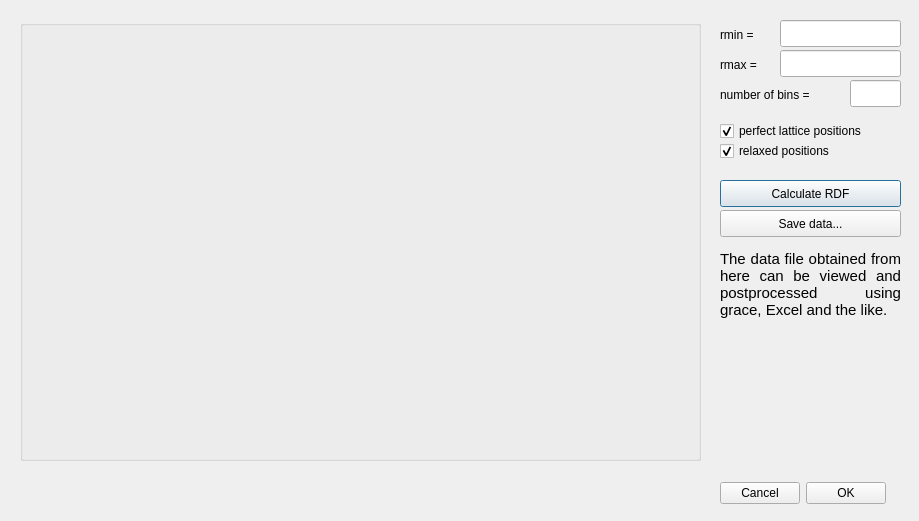
<?xml version="1.0" encoding="UTF-8"?>
<ui version="4.0">
 <class>DRdfPlot</class>
 <widget class="QDialog" name="DRdfPlot">
  <property name="geometry">
   <rect>
    <x>0</x>
    <y>0</y>
    <width>919</width>
    <height>521</height>
   </rect>
  </property>
  <property name="sizePolicy">
   <sizepolicy hsizetype="Fixed" vsizetype="Fixed">
    <horstretch>0</horstretch>
    <verstretch>0</verstretch>
   </sizepolicy>
  </property>
  <property name="windowTitle">
   <string>Radial distribution function</string>
  </property>
  <widget class="QDialogButtonBox" name="buttonBox">
   <property name="geometry">
    <rect>
     <x>720</x>
     <y>480</y>
     <width>176</width>
     <height>27</height>
    </rect>
   </property>
   <property name="layoutDirection">
    <enum>Qt::RightToLeft</enum>
   </property>
   <property name="standardButtons">
    <set>QDialogButtonBox::Cancel|QDialogButtonBox::Ok</set>
   </property>
  </widget>
  <widget class="QGroupBox" name="groupBox">
   <property name="geometry">
    <rect>
     <x>20</x>
     <y>20</y>
     <width>681</width>
     <height>441</height>
    </rect>
   </property>
  </widget>
  <widget class="QLabel" name="label">
   <property name="geometry">
    <rect>
     <x>720</x>
     <y>26</y>
     <width>58</width>
     <height>17</height>
    </rect>
   </property>
   <property name="text">
    <string>rmin = </string>
   </property>
  </widget>
  <widget class="QLineEdit" name="input_rmin">
   <property name="geometry">
    <rect>
     <x>780</x>
     <y>20</y>
     <width>121</width>
     <height>27</height>
    </rect>
   </property>
  </widget>
  <widget class="QLabel" name="label_2">
   <property name="geometry">
    <rect>
     <x>720</x>
     <y>56</y>
     <width>58</width>
     <height>17</height>
    </rect>
   </property>
   <property name="text">
    <string>rmax = </string>
   </property>
  </widget>
  <widget class="QLineEdit" name="input_rmax">
   <property name="geometry">
    <rect>
     <x>780</x>
     <y>50</y>
     <width>121</width>
     <height>27</height>
    </rect>
   </property>
  </widget>
  <widget class="QLabel" name="label_3">
   <property name="geometry">
    <rect>
     <x>720</x>
     <y>86</y>
     <width>121</width>
     <height>17</height>
    </rect>
   </property>
   <property name="text">
    <string>number of bins = </string>
   </property>
  </widget>
  <widget class="QLineEdit" name="input_nbins">
   <property name="geometry">
    <rect>
     <x>850</x>
     <y>80</y>
     <width>51</width>
     <height>27</height>
    </rect>
   </property>
  </widget>
  <widget class="QPushButton" name="btCalcRDF">
   <property name="geometry">
    <rect>
     <x>720</x>
     <y>180</y>
     <width>181</width>
     <height>27</height>
    </rect>
   </property>
   <property name="text">
    <string>Calculate RDF</string>
   </property>
   <property name="checkable">
    <bool>false</bool>
   </property>
   <property name="checked">
    <bool>false</bool>
   </property>
   <property name="default">
    <bool>true</bool>
   </property>
  </widget>
  <widget class="QCheckBox" name="cbInit">
   <property name="geometry">
    <rect>
     <x>720</x>
     <y>120</y>
     <width>191</width>
     <height>22</height>
    </rect>
   </property>
   <property name="text">
    <string>perfect lattice positions</string>
   </property>
   <property name="checked">
    <bool>true</bool>
   </property>
  </widget>
  <widget class="QCheckBox" name="cbRel">
   <property name="geometry">
    <rect>
     <x>720</x>
     <y>140</y>
     <width>171</width>
     <height>22</height>
    </rect>
   </property>
   <property name="text">
    <string>relaxed positions</string>
   </property>
   <property name="checked">
    <bool>true</bool>
   </property>
  </widget>
  <widget class="QPushButton" name="btSaveData">
   <property name="geometry">
    <rect>
     <x>720</x>
     <y>210</y>
     <width>181</width>
     <height>27</height>
    </rect>
   </property>
   <property name="text">
    <string>Save data...</string>
   </property>
  </widget>
  <widget class="QLabel" name="textLabel1">
   <property name="geometry">
    <rect>
     <x>720</x>
     <y>250</y>
     <width>181</width>
     <height>111</height>
    </rect>
   </property>
   <property name="sizePolicy">
    <sizepolicy hsizetype="Preferred" vsizetype="Preferred">
     <horstretch>0</horstretch>
     <verstretch>0</verstretch>
    </sizepolicy>
   </property>
   <property name="text">
    <string>&lt;!DOCTYPE HTML PUBLIC &quot;-//W3C//DTD HTML 4.0//EN&quot; &quot;http://www.w3.org/TR/REC-html40/strict.dtd&quot;&gt;
&lt;html&gt;&lt;head&gt;&lt;meta name=&quot;qrichtext&quot; content=&quot;1&quot; /&gt;&lt;style type=&quot;text/css&quot;&gt;
p, li { white-space: pre-wrap; }
&lt;/style&gt;&lt;/head&gt;&lt;body style=&quot; font-family:'Ubuntu'; font-size:11pt; font-weight:400; font-style:normal;&quot;&gt;
&lt;p align=&quot;justify&quot; style=&quot; margin-top:0px; margin-bottom:0px; margin-left:0px; margin-right:0px; -qt-block-indent:0; text-indent:0px;&quot;&gt;The data file obtained from here can be viewed and postprocessed using &lt;span style=&quot; font-family:'Courier New,courier';&quot;&gt;grace&lt;/span&gt;, Excel and the like.&lt;/p&gt;&lt;/body&gt;&lt;/html&gt;</string>
   </property>
   <property name="textFormat">
    <enum>Qt::RichText</enum>
   </property>
   <property name="alignment">
    <set>Qt::AlignLeading|Qt::AlignLeft|Qt::AlignTop</set>
   </property>
   <property name="wordWrap">
    <bool>true</bool>
   </property>
   <property name="margin">
    <number>5</number>
   </property>
  </widget>
 </widget>
 <layoutdefault spacing="6" margin="11"/>
 <tabstops>
  <tabstop>input_rmin</tabstop>
  <tabstop>input_rmax</tabstop>
  <tabstop>input_nbins</tabstop>
  <tabstop>cbInit</tabstop>
  <tabstop>cbRel</tabstop>
  <tabstop>btCalcRDF</tabstop>
  <tabstop>buttonBox</tabstop>
 </tabstops>
 <resources/>
 <connections>
  <connection>
   <sender>buttonBox</sender>
   <signal>accepted()</signal>
   <receiver>DRdfPlot</receiver>
   <slot>accept()</slot>
   <hints>
    <hint type="sourcelabel">
     <x>357</x>
     <y>483</y>
    </hint>
    <hint type="destinationlabel">
     <x>440</x>
     <y>253</y>
    </hint>
   </hints>
  </connection>
  <connection>
   <sender>buttonBox</sender>
   <signal>rejected()</signal>
   <receiver>DRdfPlot</receiver>
   <slot>reject()</slot>
   <hints>
    <hint type="sourcelabel">
     <x>357</x>
     <y>483</y>
    </hint>
    <hint type="destinationlabel">
     <x>440</x>
     <y>253</y>
    </hint>
   </hints>
  </connection>
 </connections>
</ui>
